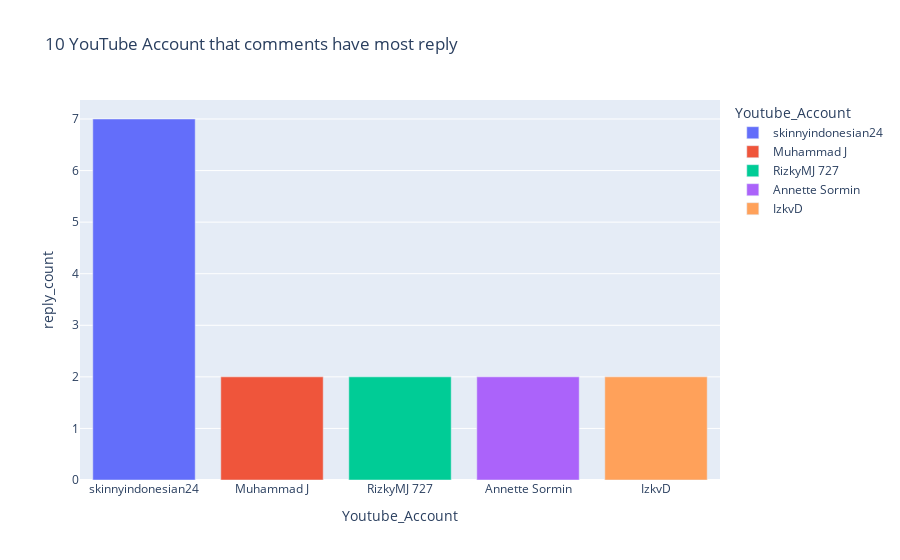

Notebook code for this chart:
### Markdown cell above
### 5 YouTube Account that comments have most reply

### Code cell
account = df['Name'].value_counts().head(5)
account = pd.DataFrame(data=account)
account.reset_index(inplace=True)
account = account.rename(columns = {"index" : "Youtube_Account",
                                    'Name': "reply_count"})
fig = px.bar(account, x='Youtube_Account', y='reply_count',
            color='Youtube_Account', title='10 YouTube Account that comments have most reply')
fig.show()

### Figure 1 — Plotly figure (JSON) as saved in the notebook; plotly's stock layout.template omitted (floating-point values rounded to 4 significant figures)
{"data": [{"alignmentgroup": "True", "hovertemplate": "Youtube_Account=%{x}<br>reply_count=%{y}<extra></extra>", "legendgroup": "skinnyindonesian24", "marker": {"color": "#636efa", "pattern": {"shape": ""}}, "name": "skinnyindonesian24", "offsetgroup": "skinnyindonesian24", "orientation": "v", "showlegend": true, "textposition": "auto", "type": "bar", "x": ["skinnyindonesian24"], "xaxis": "x", "y": [7], "yaxis": "y"}, {"alignmentgroup": "True", "hovertemplate": "Youtube_Account=%{x}<br>reply_count=%{y}<extra></extra>", "legendgroup": "Muhammad J", "marker": {"color": "#EF553B", "pattern": {"shape": ""}}, "name": "Muhammad J", "offsetgroup": "Muhammad J", "orientation": "v", "showlegend": true, "textposition": "auto", "type": "bar", "x": ["Muhammad J"], "xaxis": "x", "y": [2], "yaxis": "y"}, {"alignmentgroup": "True", "hovertemplate": "Youtube_Account=%{x}<br>reply_count=%{y}<extra></extra>", "legendgroup": "RizkyMJ 727", "marker": {"color": "#00cc96", "pattern": {"shape": ""}}, "name": "RizkyMJ 727", "offsetgroup": "RizkyMJ 727", "orientation": "v", "showlegend": true, "textposition": "auto", "type": "bar", "x": ["RizkyMJ 727"], "xaxis": "x", "y": [2], "yaxis": "y"}, {"alignmentgroup": "True", "hovertemplate": "Youtube_Account=%{x}<br>reply_count=%{y}<extra></extra>", "legendgroup": "Annette Sormin", "marker": {"color": "#ab63fa", "pattern": {"shape": ""}}, "name": "Annette Sormin", "offsetgroup": "Annette Sormin", "orientation": "v", "showlegend": true, "textposition": "auto", "type": "bar", "x": ["Annette Sormin"], "xaxis": "x", "y": [2], "yaxis": "y"}, {"alignmentgroup": "True", "hovertemplate": "Youtube_Account=%{x}<br>reply_count=%{y}<extra></extra>", "legendgroup": "IzkvD", "marker": {"color": "#FFA15A", "pattern": {"shape": ""}}, "name": "IzkvD", "offsetgroup": "IzkvD", "orientation": "v", "showlegend": true, "textposition": "auto", "type": "bar", "x": ["IzkvD"], "xaxis": "x", "y": [2], "yaxis": "y"}], "layout": {"barmode": "relative", "legend": {"title": {"text": "Youtube_Account"}, "tracegroupgap": 0}, "title": {"text": "10 YouTube Account that comments have most reply"}, "xaxis": {"anchor": "y", "categoryarray": ["skinnyindonesian24", "Muhammad J", "RizkyMJ 727", "Annette Sormin", "IzkvD"], "categoryorder": "array", "domain": [0, 1], "title": {"text": "Youtube_Account"}}, "yaxis": {"anchor": "x", "domain": [0, 1], "title": {"text": "reply_count"}}}}
